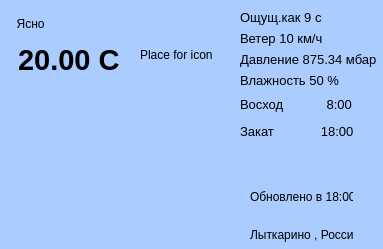
<?xml version="1.0" encoding="UTF-8"?>
<ui version="4.0">
 <class>root</class>
 <widget class="QWidget" name="root">
  <property name="geometry">
   <rect>
    <x>0</x>
    <y>0</y>
    <width>383</width>
    <height>249</height>
   </rect>
  </property>
  <property name="windowTitle">
   <string>root</string>
  </property>
  <property name="styleSheet">
   <string notr="true">background-color: rgb(88, 177, 255);

background-color: rgb(170, 204, 255);
</string>
  </property>
  <widget class="QWidget" name="layoutWidget">
   <property name="geometry">
    <rect>
     <x>240</x>
     <y>10</y>
     <width>142</width>
     <height>132</height>
    </rect>
   </property>
   <layout class="QVBoxLayout" name="verticalLayout_4">
    <item>
     <layout class="QVBoxLayout" name="verticalLayout">
      <item>
       <widget class="QLabel" name="feels_like_l">
        <property name="font">
         <font>
          <pointsize>10</pointsize>
         </font>
        </property>
        <property name="styleSheet">
         <string notr="true">color: rgb(189, 91, 42);
color: rgb(0, 0, 0);</string>
        </property>
        <property name="text">
         <string>Ощущ.как 9 с</string>
        </property>
       </widget>
      </item>
      <item>
       <widget class="QLabel" name="wind_speed_l">
        <property name="font">
         <font>
          <pointsize>10</pointsize>
         </font>
        </property>
        <property name="styleSheet">
         <string notr="true">color: rgb(0, 111, 166);
color: rgb(0, 0, 0);</string>
        </property>
        <property name="text">
         <string>Ветер 10 км/ч</string>
        </property>
       </widget>
      </item>
      <item>
       <widget class="QLabel" name="pressure_l">
        <property name="font">
         <font>
          <pointsize>10</pointsize>
         </font>
        </property>
        <property name="text">
         <string>Давление 875.34 мбар</string>
        </property>
       </widget>
      </item>
      <item>
       <widget class="QLabel" name="humidity_l">
        <property name="font">
         <font>
          <pointsize>10</pointsize>
         </font>
        </property>
        <property name="text">
         <string>Влажность 50 %</string>
        </property>
       </widget>
      </item>
     </layout>
    </item>
    <item>
     <layout class="QVBoxLayout" name="verticalLayout_3">
      <item>
       <widget class="QLabel" name="dust_time_l">
        <property name="font">
         <font>
          <pointsize>10</pointsize>
         </font>
        </property>
        <property name="text">
         <string>Восход            8:00</string>
        </property>
       </widget>
      </item>
      <item>
       <widget class="QLabel" name="dawn_time_l">
        <property name="font">
         <font>
          <pointsize>10</pointsize>
         </font>
        </property>
        <property name="text">
         <string>Закат             18:00</string>
        </property>
       </widget>
      </item>
     </layout>
    </item>
   </layout>
  </widget>
  <widget class="QWidget" name="layoutWidget">
   <property name="geometry">
    <rect>
     <x>250</x>
     <y>180</y>
     <width>103</width>
     <height>71</height>
    </rect>
   </property>
   <layout class="QVBoxLayout" name="verticalLayout_5">
    <item>
     <widget class="QLabel" name="time_l">
      <property name="text">
       <string>Обновлено в 18:00</string>
      </property>
     </widget>
    </item>
    <item>
     <widget class="QLabel" name="location_l">
      <property name="text">
       <string>Лыткарино , Россия</string>
      </property>
     </widget>
    </item>
   </layout>
  </widget>
  <widget class="QLabel" name="icon_l">
   <property name="geometry">
    <rect>
     <x>140</x>
     <y>10</y>
     <width>90</width>
     <height>90</height>
    </rect>
   </property>
   <property name="text">
    <string>Place for icon</string>
   </property>
  </widget>
  <widget class="QWidget" name="">
   <property name="geometry">
    <rect>
     <x>10</x>
     <y>10</y>
     <width>117</width>
     <height>67</height>
    </rect>
   </property>
   <layout class="QVBoxLayout" name="verticalLayout_6">
    <item>
     <layout class="QHBoxLayout" name="horizontalLayout_2">
      <item>
       <layout class="QHBoxLayout" name="horizontalLayout">
        <item>
         <layout class="QVBoxLayout" name="verticalLayout_2">
          <item>
           <widget class="QLabel" name="description_l">
            <property name="font">
             <font>
              <pointsize>9</pointsize>
             </font>
            </property>
            <property name="text">
             <string>  Ясно</string>
            </property>
           </widget>
          </item>
          <item>
           <widget class="QLabel" name="cur_temp_l">
            <property name="font">
             <font>
              <family>Arial</family>
              <pointsize>22</pointsize>
              <weight>75</weight>
              <bold>true</bold>
             </font>
            </property>
            <property name="text">
             <string> 20.00 C</string>
            </property>
           </widget>
          </item>
         </layout>
        </item>
       </layout>
      </item>
     </layout>
    </item>
   </layout>
  </widget>
 </widget>
 <resources/>
 <connections/>
</ui>
